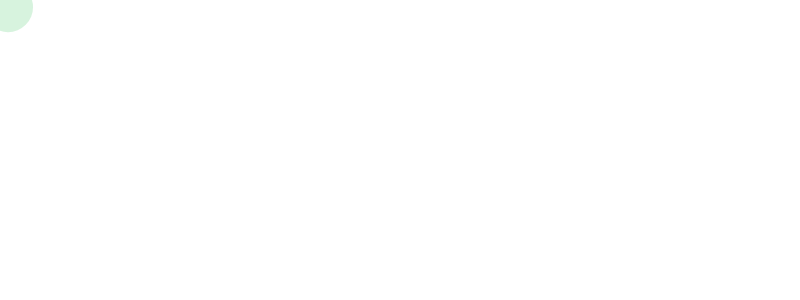
Frame 1 (no input)
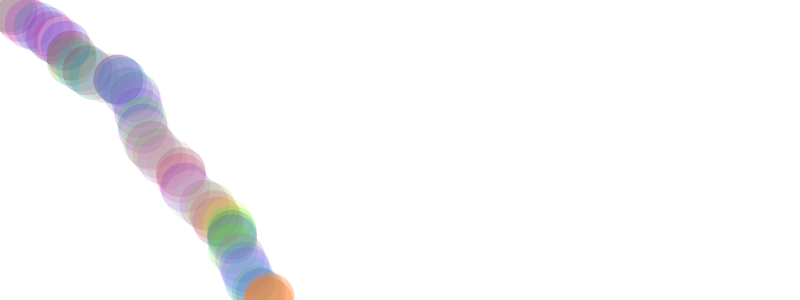
Frame 60 (no input)
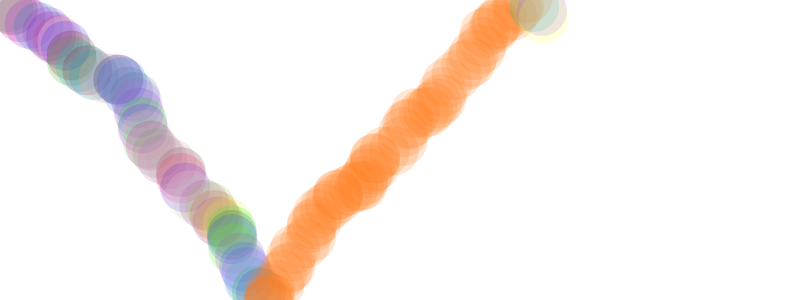
Frame 120 (the mouse pressed at the canvas centre since frame 60)

The p5.js sketch that drew these frames (run headless with seeded random() and noise() and a simulated clock; from frame 60 on, the mouse is pressed at the canvas centre):

// p5.js sketch
// ── sketch.js
var x = 0
var y = 0
var currentColor
//var xincrement = 1
//var yincrement = 1

var movingDown = true
var movingRight = true 

function setup() {
  createCanvas(800,300)
  currentColor = color(0)
  noStroke()
}

function draw() {
  //draw background each frame to cover previous contents
  //background(0)

  //make x bigger by 1 pixel with each frame
  //x = x + xincrement
  //y = y + yincrement
 
  /*if (y > height) {
    yincrement = -1
  }*/
  
  if (movingDown) {
    y = y + random(0,10)
    currentColor = color(random(0,255), random(0,255), random(0,255), 50)
  } else {
    y = y - random(0,10)
  }
  if (movingRight) {
    x = x + random(0,10)
  } else {
    x = x - random(0,10)
  }
  
  if (y > height){
    movingDown = false
  }
  if (y < 0) {
    movingDown = true
  }
  
  if (x > width){
    movingRight = false
  }
  if (x < 0) {
    movingRight = true
  }
  
  //draw our circle at current x and y coordinates
  fill(currentColor)
  ellipse(x,y,50,50)
  
  
}
